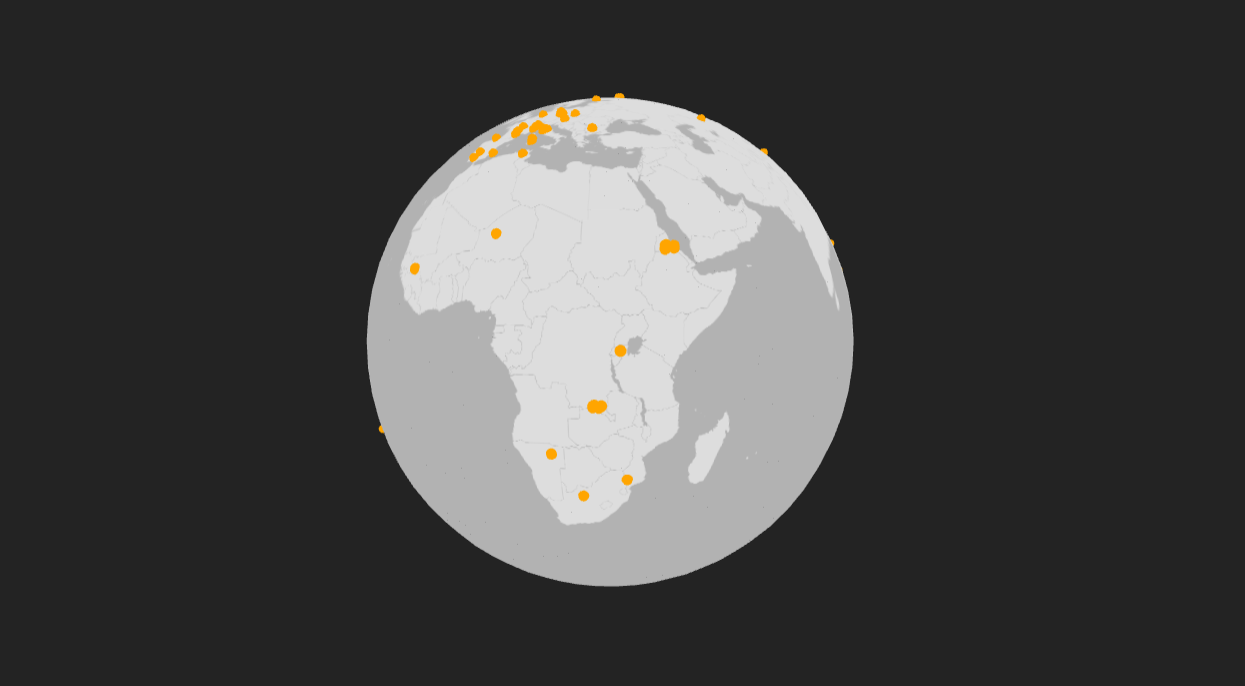
#> input picture Rotating-Earth.png, 1245 x 686 px
$ python -i features.py   (imports and definitions only)
#> lines starting #> are read from the running program, lines starting #| are printed output that depends on the picture
# io_and_features.py
import os
from typing import List, Tuple, Dict

import numpy as np
import rasterio
import imageio.v2 as imageio
from scipy import ndimage as ndi

from config import PipelineConfig


# [62 lines left out: functions load_multiband_and_samples, write_mask_tif, contrast_stretch, not called in this run]


def hi_freq_std(img01: np.ndarray, sigma: float = 1.0, win: int = 5) -> np.ndarray:
#> called with sigma = 1, win = 5
    base = ndi.gaussian_filter(img01.astype(np.float32), sigma=sigma, mode="nearest")
    hi = np.abs(img01 - base)
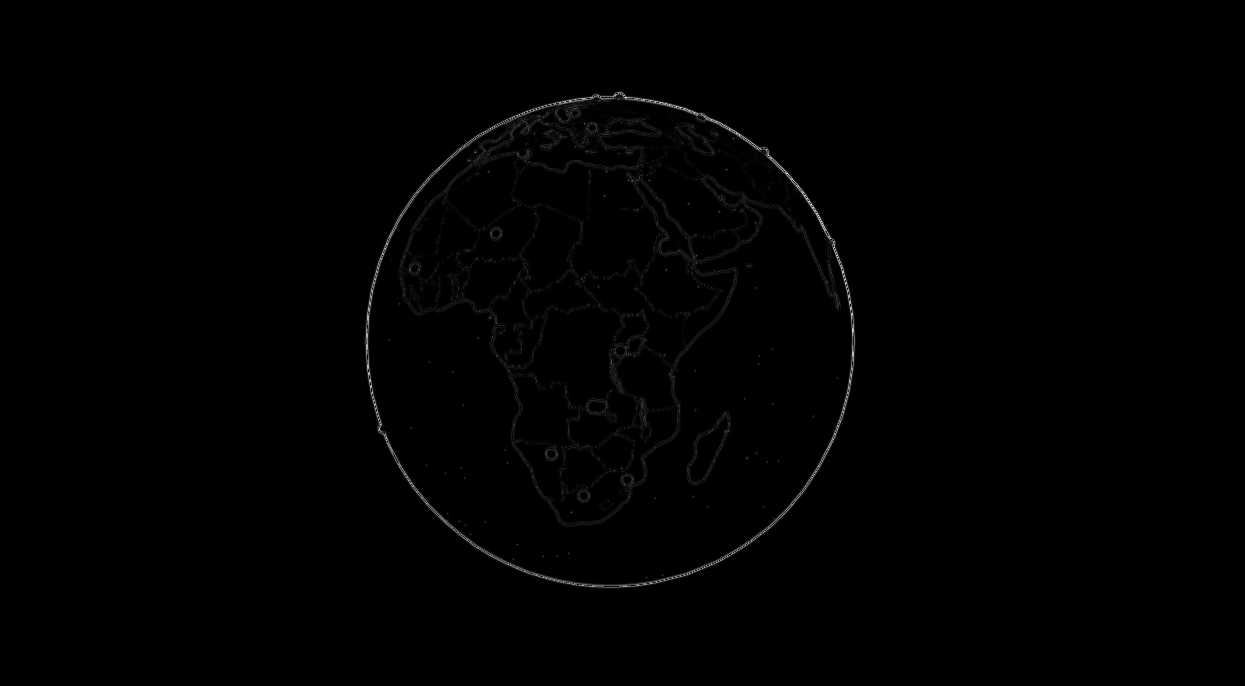
#> hi: shape (686, 1245) float32; min 0, max 62.67, mean 0.3; drawn with min black and max white
    mean = ndi.uniform_filter(hi, size=win, mode="nearest")
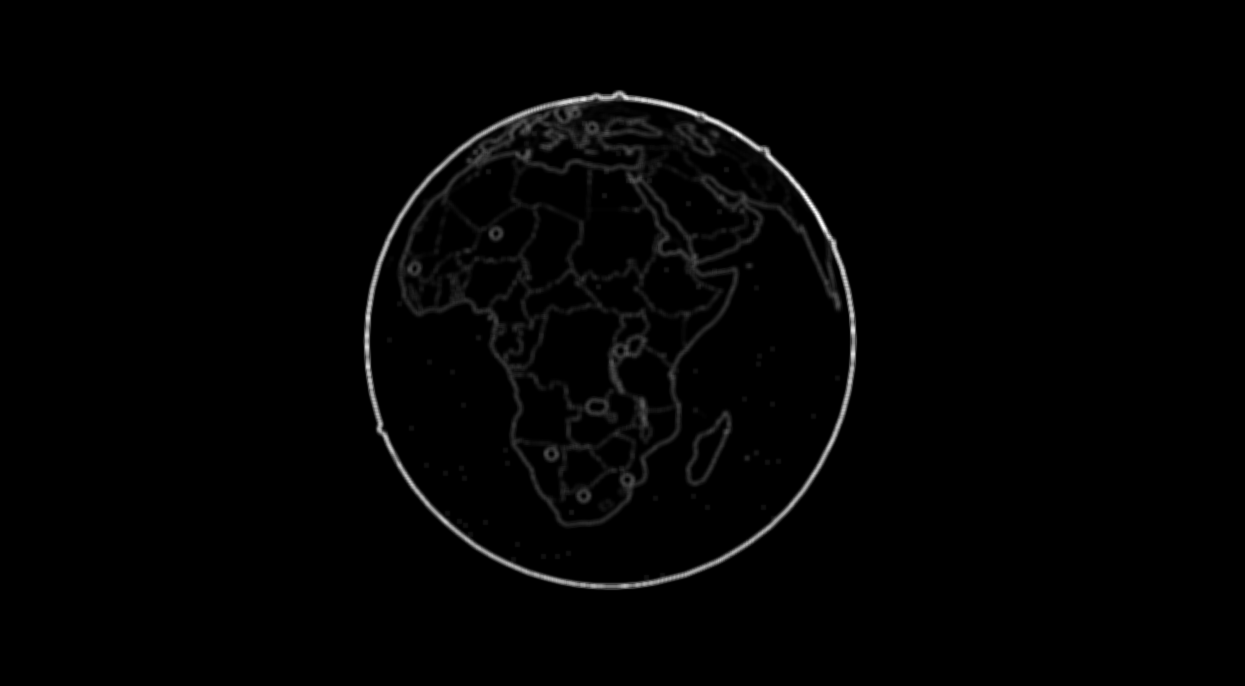
#> mean: shape (686, 1245) float32; min 0, max 24.19, mean 0.3; drawn with min black and max white
    mean2 = ndi.uniform_filter(hi * hi, size=win, mode="nearest")
    var = np.clip(mean2 - mean * mean, 0.0, None)
    return np.sqrt(var, dtype=np.float32)


# [71 lines left out: function build_feature_stack_10band, not called in this run]

>>> import cv2
>>> picture = cv2.imread('../Rotating-Earth.png', cv2.IMREAD_GRAYSCALE)
>>> result = hi_freq_std(picture)
